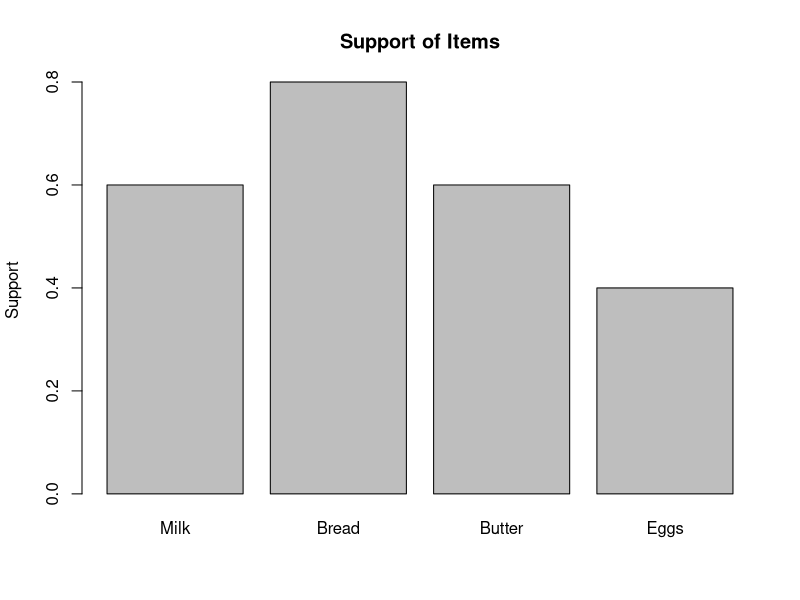
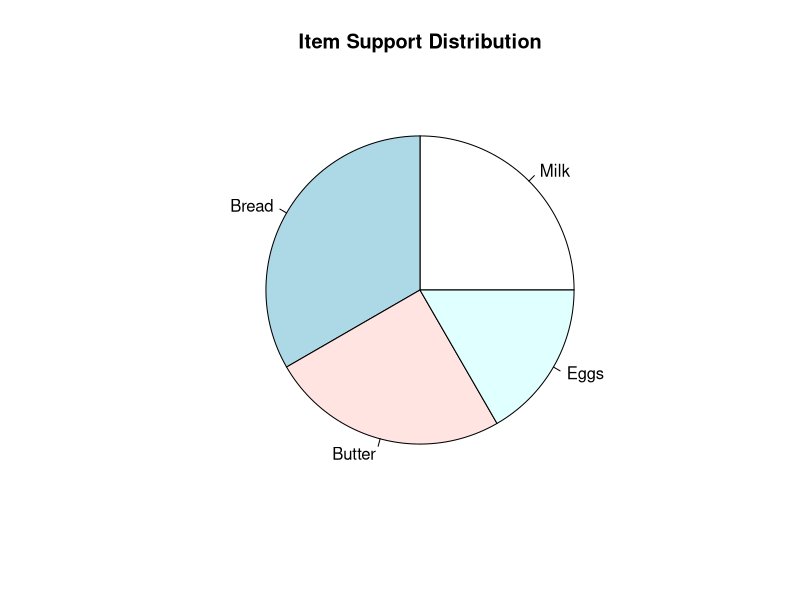

These figures' R source, in order:
transactions <- list(
  c("Milk","Bread","Butter"), 
  c("Bread","Butter"), 
  c("Milk","Bread"), 
  c("Milk","Butter"), 
  c("Bread","Butter","Eggs"), 
  c("Milk","Bread","Butter"), 
  c("Milk","Eggs"), 
  c("Bread","Eggs"), 
  c("Milk","Bread","Eggs"), 
  c("Bread","Butter") 
  ) 
n <- length(transactions) 
milk_count <- sum( 
  sapply(transactions, 
         function(x) "Milk" %in% x) 
  )
bread_count <- sum( 
  sapply(transactions, 
         function(x) "Bread" %in% x) 
  ) 
milk_bread <- sum( 
  sapply(transactions, 
         function(x) all(c("Milk","Bread") %in% x)) 
  ) 
support <- milk_bread/n 
confidence <- milk_bread/milk_count 
lift <- confidence/(bread_count/n) 
cat("Association Rule\n")
cat("Milk -> Bread\n") 
cat("Support =",support,"\n") 
cat("Confidence =",confidence,"\n") 
cat("Lift =",lift,"\n")

#bbb
transactions <- list(
  c("Milk","Bread","Butter"),
  c("Bread","Butter"),
  c("Milk","Bread"),
  c("Milk","Butter"),
  c("Bread","Butter","Eggs"),
  c("Milk","Bread","Butter"),
  c("Milk","Eggs"),
  c("Bread","Eggs"),
  c("Milk","Bread","Eggs"),
  c("Bread","Butter")
)
n <- length(transactions)
items <- unique(unlist(transactions))
freq <- sapply(items,
               function(item)
               {
                 sum(sapply(transactions,
                            function(x)
                              item %in% x))
               })
support <- freq/n
frequent_itemsets <- data.frame(
  Item = items,
  Frequency = freq,
  Support = round(support,2)
)
print(frequent_itemsets)
cat("\nFrequent Itemsets\n")
print(
  frequent_itemsets[
    frequent_itemsets$Support >= 0.30,]
)


#CCC
transactions <- list(
  c("Milk","Bread","Butter"),
  c("Bread","Butter"),
  c("Milk","Bread"),
  c("Milk","Butter"),
  c("Bread","Butter","Eggs"),
  c("Milk","Bread","Butter"),
  c("Milk","Eggs"),
  c("Bread","Eggs"),
  c("Milk","Bread","Eggs"),
  c("Bread","Butter")
)
n <- length(transactions)
items <- unique(unlist(transactions))
freq <- sapply(items,
               function(item)
               {
                 sum(sapply(transactions,
                            function(x)
                              item %in% x))
               })
support <- freq/n

barplot(
  support,
  names.arg = items,
  main = "Support of Items",
  ylab = "Support"
)

pie(
  support,
  labels = items,
  main = "Item Support Distribution"
)
